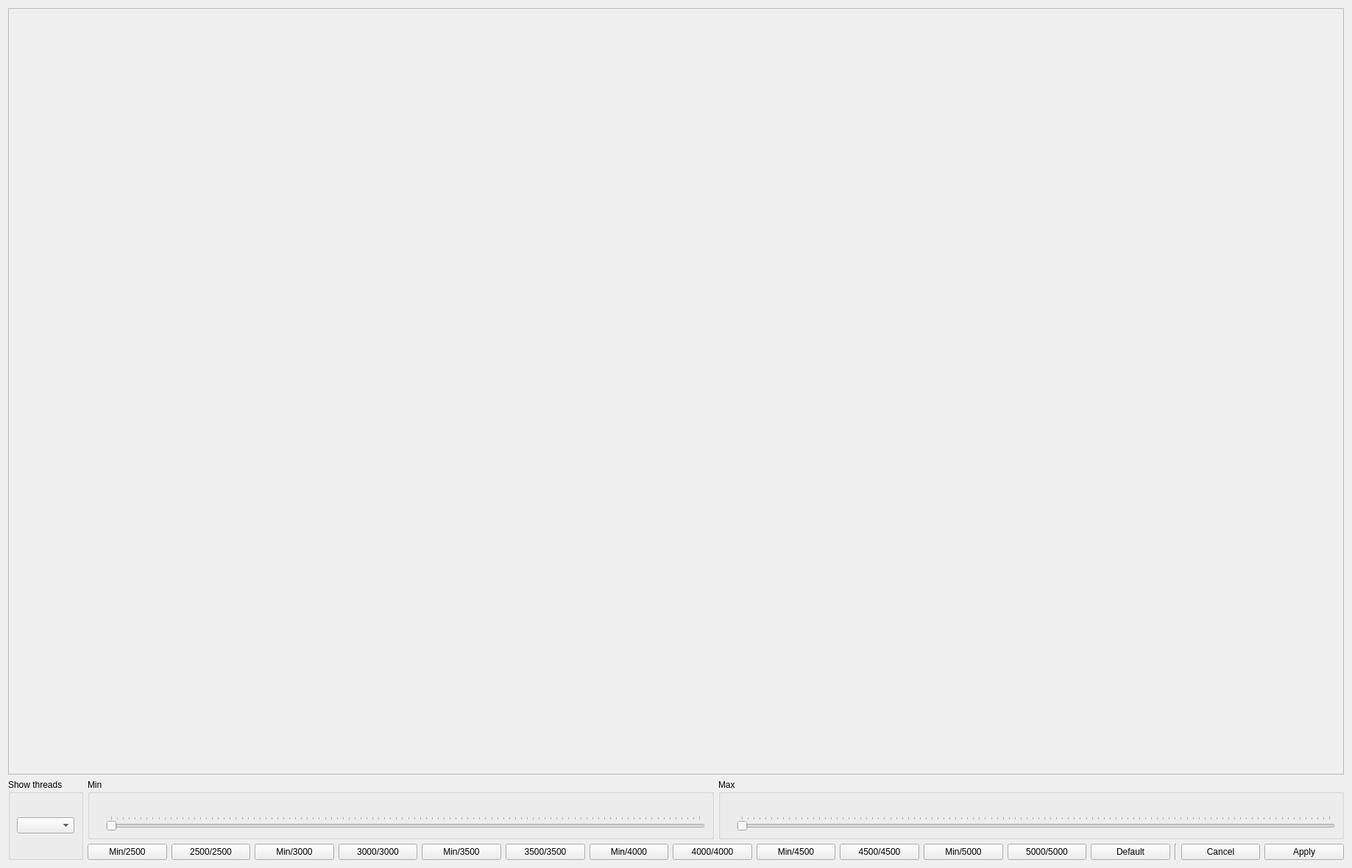
<?xml version="1.0" encoding="UTF-8"?>
<ui version="4.0">
 <class>CPUFrequencyControl</class>
 <widget class="QWidget" name="CPUFrequencyControl">
  <property name="geometry">
   <rect>
    <x>0</x>
    <y>0</y>
    <width>1837</width>
    <height>1180</height>
   </rect>
  </property>
  <property name="windowTitle">
   <string>Form</string>
  </property>
  <layout class="QVBoxLayout" name="verticalLayout_3">
   <item>
    <widget class="QScrollArea" name="scrollArea_4">
     <property name="widgetResizable">
      <bool>true</bool>
     </property>
     <widget class="QWidget" name="scrollAreaWidgetContents_4">
      <property name="geometry">
       <rect>
        <x>0</x>
        <y>0</y>
        <width>1813</width>
        <height>1007</height>
       </rect>
      </property>
      <layout class="QVBoxLayout" name="verticalLayout_42">
       <item>
        <layout class="QGridLayout" name="gridLayout_CPUFreqControl"/>
       </item>
       <item>
        <spacer name="verticalSpacer_5">
         <property name="orientation">
          <enum>Qt::Orientation::Vertical</enum>
         </property>
         <property name="sizeHint" stdset="0">
          <size>
           <width>20</width>
           <height>40</height>
          </size>
         </property>
        </spacer>
       </item>
      </layout>
     </widget>
    </widget>
   </item>
   <item>
    <layout class="QHBoxLayout" name="horizontalLayout_2">
     <item>
      <widget class="QGroupBox" name="groupBox">
       <property name="title">
        <string>Show threads</string>
       </property>
       <layout class="QVBoxLayout" name="verticalLayout_2">
        <item>
         <widget class="QComboBox" name="comboBoxApplyTo"/>
        </item>
       </layout>
      </widget>
     </item>
     <item>
      <layout class="QVBoxLayout" name="verticalLayout">
       <item>
        <layout class="QHBoxLayout" name="horizontalLayout">
         <item>
          <widget class="QGroupBox" name="groupBox_8">
           <property name="title">
            <string>Min</string>
           </property>
           <layout class="QVBoxLayout" name="verticalLayout_35">
            <property name="topMargin">
             <number>30</number>
            </property>
            <item>
             <layout class="QHBoxLayout" name="horizontalLayout_25">
              <item>
               <widget class="QLabel" name="label_CPUFreqControlMin">
                <property name="text">
                 <string/>
                </property>
               </widget>
              </item>
              <item>
               <widget class="QSlider" name="horizontalSlider_CPUFreqControlMin">
                <property name="orientation">
                 <enum>Qt::Orientation::Horizontal</enum>
                </property>
                <property name="tickPosition">
                 <enum>QSlider::TickPosition::TicksAbove</enum>
                </property>
               </widget>
              </item>
             </layout>
            </item>
           </layout>
          </widget>
         </item>
         <item>
          <widget class="QGroupBox" name="groupBox_18">
           <property name="title">
            <string>Max</string>
           </property>
           <layout class="QVBoxLayout" name="verticalLayout_36">
            <property name="topMargin">
             <number>30</number>
            </property>
            <item>
             <layout class="QHBoxLayout" name="horizontalLayout_26">
              <item>
               <widget class="QLabel" name="label_CPUFreqControlMax">
                <property name="text">
                 <string/>
                </property>
               </widget>
              </item>
              <item>
               <widget class="QSlider" name="horizontalSlider_CPUFreqControlMax">
                <property name="orientation">
                 <enum>Qt::Orientation::Horizontal</enum>
                </property>
                <property name="tickPosition">
                 <enum>QSlider::TickPosition::TicksAbove</enum>
                </property>
               </widget>
              </item>
             </layout>
            </item>
           </layout>
          </widget>
         </item>
        </layout>
       </item>
       <item>
        <layout class="QHBoxLayout" name="horizontalLayout_33">
         <item>
          <layout class="QHBoxLayout" name="horizontalLayout_28">
           <item>
            <widget class="QPushButton" name="pushButton_CPUFreqControlMin2500">
             <property name="text">
              <string>Min/2500</string>
             </property>
            </widget>
           </item>
           <item>
            <widget class="QPushButton" name="pushButton_CPUFreqControl25002500">
             <property name="text">
              <string>2500/2500</string>
             </property>
            </widget>
           </item>
           <item>
            <widget class="QPushButton" name="pushButton_CPUFreqControlMin3000">
             <property name="text">
              <string>Min/3000</string>
             </property>
            </widget>
           </item>
           <item>
            <widget class="QPushButton" name="pushButton_CPUFreqControl30003000">
             <property name="text">
              <string>3000/3000</string>
             </property>
            </widget>
           </item>
           <item>
            <widget class="QPushButton" name="pushButton_CPUFreqControlMin3500">
             <property name="text">
              <string>Min/3500</string>
             </property>
            </widget>
           </item>
           <item>
            <widget class="QPushButton" name="pushButton_CPUFreqControl35003500">
             <property name="text">
              <string>3500/3500</string>
             </property>
            </widget>
           </item>
           <item>
            <widget class="QPushButton" name="pushButton_CPUFreqControlMin4000">
             <property name="text">
              <string>Min/4000</string>
             </property>
            </widget>
           </item>
           <item>
            <widget class="QPushButton" name="pushButton_CPUFreqControl40004000">
             <property name="text">
              <string>4000/4000</string>
             </property>
            </widget>
           </item>
           <item>
            <widget class="QPushButton" name="pushButton_CPUFreqControlMin4500">
             <property name="text">
              <string>Min/4500</string>
             </property>
            </widget>
           </item>
           <item>
            <widget class="QPushButton" name="pushButton_CPUFreqControl45004500">
             <property name="text">
              <string>4500/4500</string>
             </property>
            </widget>
           </item>
           <item>
            <widget class="QPushButton" name="pushButton_CPUFreqControlMin5000">
             <property name="text">
              <string>Min/5000</string>
             </property>
            </widget>
           </item>
           <item>
            <widget class="QPushButton" name="pushButton_CPUFreqControl50005000">
             <property name="text">
              <string>5000/5000</string>
             </property>
            </widget>
           </item>
           <item>
            <widget class="QPushButton" name="pushButton_CPUFreqControlDefault">
             <property name="text">
              <string>Default</string>
             </property>
            </widget>
           </item>
           <item>
            <widget class="Line" name="line">
             <property name="orientation">
              <enum>Qt::Orientation::Vertical</enum>
             </property>
            </widget>
           </item>
           <item>
            <widget class="QPushButton" name="pushButton_CPUFreqControlCancel">
             <property name="text">
              <string>Cancel</string>
             </property>
            </widget>
           </item>
           <item>
            <widget class="QPushButton" name="pushButton_CPUFreqControlApply">
             <property name="text">
              <string>Apply</string>
             </property>
            </widget>
           </item>
          </layout>
         </item>
        </layout>
       </item>
      </layout>
     </item>
    </layout>
   </item>
  </layout>
 </widget>
 <resources/>
 <connections/>
</ui>
